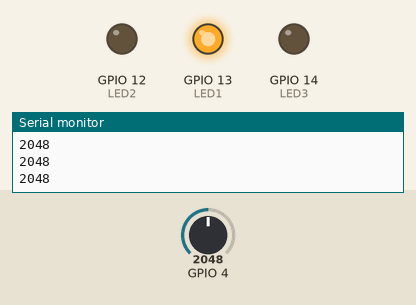
Bench run of a program on a simulated ESP32. Parts: output pins drawn as LEDs (lit = HIGH), the last lines printed to the serial monitor. The inputs (shaded band) are chosen by the test bench; at power-on: GPIO 4 = 2048.

Above: at 1.2 s.
1.3 s: GPIO 4 set to 2756
2.8 s: GPIO 4 set to 2858
At 3.6 s:
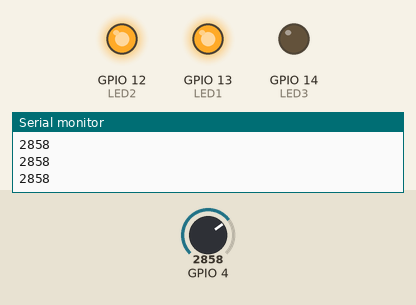
4.3 s: GPIO 4 set to 3947
5.8 s: GPIO 4 set to 4063
At 7.0 s:
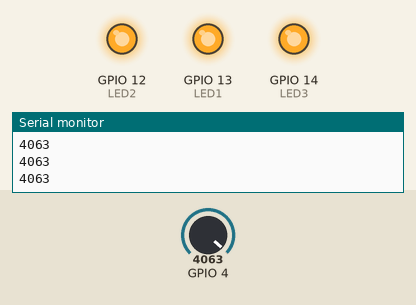
7.3 s: GPIO 4 set to 960
At 8.5 s:
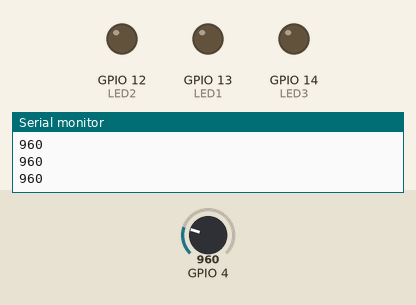
8.8 s: GPIO 4 set to 1031
At 9.7 s:
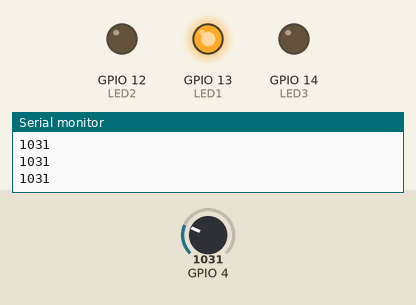
Timing chart, 0 to 11.3 s (numbered marks = the images above; inputs shaded):
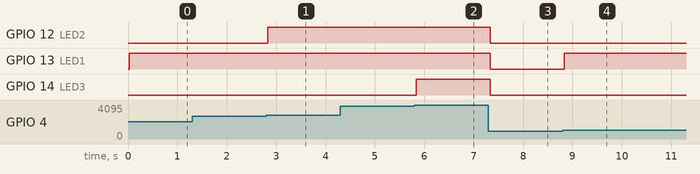

The program:

main.cpp
```cpp
// (licence header left out)
const int LED1 = 13;  // Medium level indicator (1001-2800)
const int LED2 = 12;  // High level indicator (2801-4000)
const int LED3 = 14;  // Very high level indicator (>4000)

int analogSensor = 0;  // ADC value read (0-4095)

void controlLEDs();  // Function declaration

void setup() {
  // Analog input (GPIO 4 - ADC1_CH0)
  pinMode(4, INPUT);

  // Serial communication
  Serial.begin(115200);

  // Configure LEDs as outputs
  pinMode(LED1, OUTPUT);
  pinMode(LED2, OUTPUT);
  pinMode(LED3, OUTPUT);

  // Initialize LEDs: all off
  digitalWrite(LED1, LOW);
  digitalWrite(LED2, LOW);
  digitalWrite(LED3, LOW);

  Serial.println("=== ANALOG MONITORING SYSTEM ===");
  Serial.println("Sensor connected on GPIO 4 (ADC1_CH0)");
  Serial.println("LED Thresholds:");
  Serial.println("  > 4000 : ███ (3 LEDs) - VERY HIGH Level");
  Serial.println("  2801-4000 : ██ (2 LEDs) - HIGH Level");
  Serial.println("  1001-2800 : █ (1 LED) - MEDIUM Level");
  Serial.println("  <= 1000 : (0 LEDs) - LOW Level");
  Serial.println("----------------------------------------");
  Serial.println("ADC Values:");
}

void loop() {
  // Read analog value (0-4095)
  analogSensor = analogRead(4);

  // Display value
  Serial.println(analogSensor);

  // Update LEDs
  controlLEDs();

  // 10 samples per second
  delay(100);
}

void controlLEDs() {
  if (analogSensor > 4000) {
    // Very high: 3 LEDs
    digitalWrite(LED1, HIGH);
    digitalWrite(LED2, HIGH);
    digitalWrite(LED3, HIGH);
  } else if (analogSensor > 2800) {
    // High: 2 LEDs
    digitalWrite(LED1, HIGH);
    digitalWrite(LED2, HIGH);
    digitalWrite(LED3, LOW);
  } else if (analogSensor > 1000) {
    // Medium: 1 LED
    digitalWrite(LED1, HIGH);
    digitalWrite(LED2, LOW);
    digitalWrite(LED3, LOW);
  } else {
    // Low: 0 LEDs
    digitalWrite(LED1, LOW);
    digitalWrite(LED2, LOW);
    digitalWrite(LED3, LOW);
  }
}
```

Measured:
- the behaviour switches between 2800 and 2801 on GPIO 4 (found by bisection; images 0 and 1)
- the behaviour switches between 4000 and 4001 on GPIO 4 (found by bisection; images 1 and 2)
- the behaviour switches between 1000 and 1001 on GPIO 4 (found by bisection; images 3 and 4)
- after the input at 2.8 s, GPIO 12 (LED2): LOW → HIGH at once
- after the input at 5.8 s, GPIO 14 (LED3): LOW → HIGH at once
- after the input at 7.3 s, GPIO 12 (LED2), GPIO 13 (LED1), GPIO 14 (LED3): HIGH → LOW at once
- after the input at 8.8 s, GPIO 13 (LED1): LOW → HIGH at once
